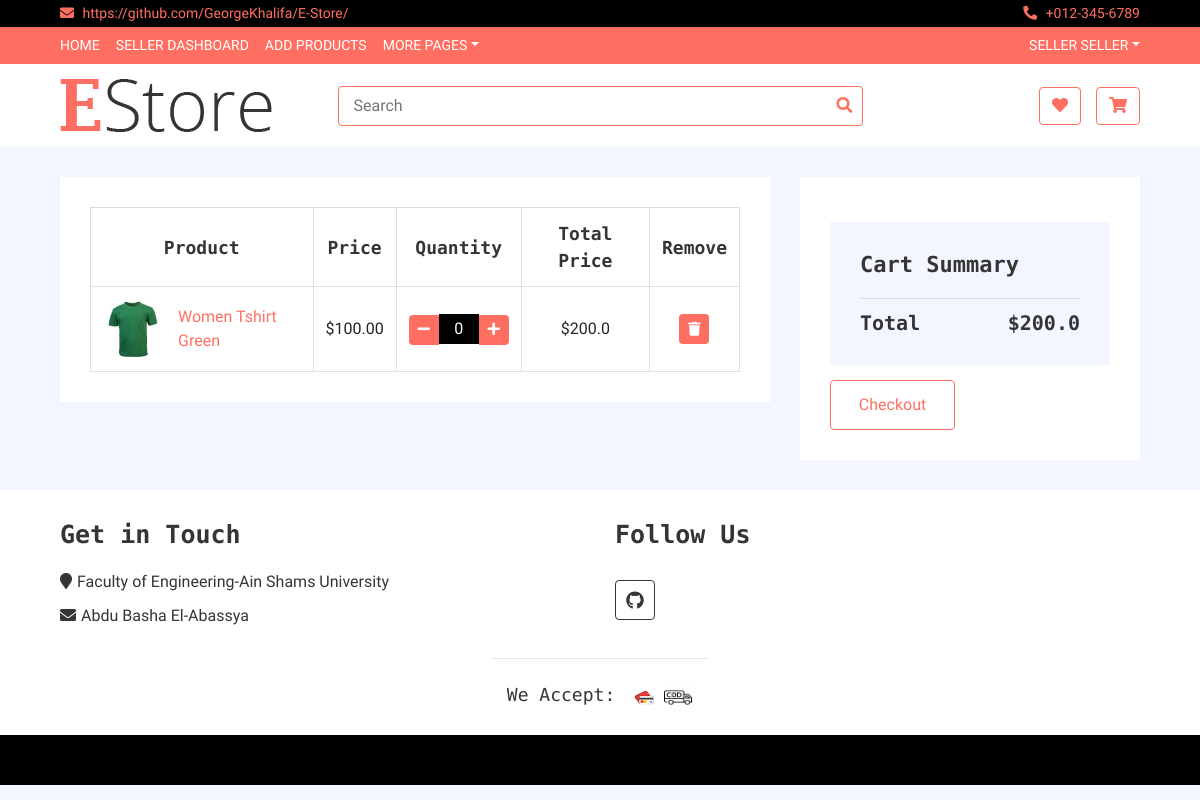
Screenshot of /App1/cart/ (signed in) with the database file from the repository.
### App1/models.py (models this page shows, shortened)
class Product(models.Model):
    id = models.AutoField(primary_key=True)
    seller = models.ForeignKey(to = User,on_delete = models.CASCADE)
    name=models.CharField(max_length=20,default='')
    in_stock = models.PositiveIntegerField()
    currency =  models.CharField(default='$',choices=currency_choices,max_length=20)
    size = models.CharField(default='S',choices=size_choices,max_length=20)
    price = models.DecimalField(max_length = 13, decimal_places = 2, max_digits = 10) #product_price
    picture = models.ImageField(upload_to = 'product_picture/', default = 'null.png')
    main_category= models.CharField(default='Men',choices=main_category_choices,max_length=20)
    secondary_category=  models.CharField(default='Top',choices=secondary_choices,max_length=20)
    details=models.CharField(default='',max_length=1999)
    views = models.ManyToManyField(User,related_name='view',default=None,blank=True)
    favourites =models.ManyToManyField(User,related_name='favourite',default=None,blank=True)

class CartItem(models.Model):
    user = models.ForeignKey(User, on_delete = models.CASCADE)
    item = models.ForeignKey(Product, on_delete = models.CASCADE)
    quantity = models.PositiveIntegerField(default = 1) #still needed to be less than item.in_stock
    total_item_price = models.FloatField(max_length=6, default = 100.00) #still needed to be default the item price & quantity*item.price
    purchased = models.BooleanField(default = False)
    in_order = models.ForeignKey(Order, on_delete = models.SET_NULL, null=True)

### App1/views.py (the view)
@login_required
def cart_page(request):
    result = C.cart_page_c(request)
    return result

### App1/context_processors.py (called while the page is built)
def add_variable_to_context(request):
    if(request.user.is_authenticated and not request.user.is_superuser):
        actual_user = UserInfo.objects.filter(user = request.user)[0]
        firstname = request.user.first_name
        lastname = request.user.last_name
        if actual_user.BuyerOrSeller == 'seller':
            sellerflag = True
        else:
            sellerflag = False
    else:
        sellerflag = False
        firstname = ""
        lastname = ""
    return {
        'sellerflag': sellerflag, 'firstname': firstname, 'lastname': lastname
    }

### templates/App1/cart_page.html (shortened to what this page needs)
{% extends 'App1/base.html'%}
{% block body_block %}
        <div class="cart-page">
            <div class="container-fluid">
                <div class="row">
                    <div class="col-lg-8">
                        <div class="cart-page-inner">
                            <div class="table-responsive">
                                <table class="table table-bordered">
                                    <thead class="thead-dark">
                                        <tr>
                                            <th>Product</th>
                                            <th>Price</th>
                                            <th>Quantity</th>
                                            <th>Total Price</th>
                                            <th>Remove</th>
                                        </tr>
                                    </thead>
                                    <tbody class="align-middle">
                                    {% for item in cart %}
                                        <tr>
                                            <td>
                                                <div class="img">
                                                    <a href="{%url 'App1:product_details' item.item.id%}"><img src="{{item.item.picture.url}}" alt="Product Image" height=100px width=100px></a>
                                                    <a href="{%url 'App1:product_details' item.item.id%}"><p>{{ item.item.name }}</p></a>
                                                </div>
                                            </td>
                                            <td>{{item.item.currency}}{{ item.item.price }}</td>
                                            <td>
                                                <div class="qty">
                                                    <a href="{%url "App1:update_cart2" item.item.id%}"><button class="btn-minus"><i class="fa fa-minus"></i></button></a>
                                                    <input type="text" value="{{ item.quantity }}">
                                                    <a href="{%url "App1:update_cart" item.item.id%}"><button class="btn-plus"><i class="fa fa-plus"></i></button></a>
                                                </div>
                                            </td>
                                            <td>{{item.item.currency}}{{ item.total_item_price }}</td>
                                            <td><a href="{% url "App1:remove_from_cart" item.id%}"><button><i class="fa fa-trash"></i></button></a></td>
                                        </tr>
                                        {% endfor %}
                                    </tbody>
                                </table>
                            </div>
                        </div>
                    </div>
                    <div class="col-lg-4">
                        <div class="cart-page-inner">
                            <div class="row">
                                <div class="col-md-12">
                                </div>
                                <div class="col-md-12">
                                    <div class="cart-summary">
                                        <div class="cart-content">
                                            <h1>Cart Summary</h1>
                                            <h2>Total<span>${{total_cost}}</span></h2>
                                        </div>
                                        <div class="cart-btn">
                                           <a href="{% url 'App1:checkout'%}"><button>Checkout</button></a>
                                        </div>
                                    </div>
                                </div>
                            </div>
                        </div>
                    </div>
                </div>
            </div>
        </div>
        {% endblock %}

### templates/App1/base.html (shortened to what this page needs)
<!DOCTYPE html>
{% load static %}
<html lang="en" dir="ltr">
  <head>
    <link rel="stylesheet" href="https://cdn.jsdelivr.net/npm/bootstrap@4.5.3/dist/css/bootstrap.min.css">
    <link rel="stylesheet" href="https://use.fontawesome.com/releases/v5.3.1/css/all.css">
            <link rel="stylesheet" href="http://netdna.bootstrapcdn.com/font-awesome/4.2.0/css/font-awesome.min.css">
            <link href="https://stackpath.bootstrapcdn.com/bootstrap/4.4.1/css/bootstrap.min.css" rel="stylesheet">
            <link href="https://cdnjs.cloudflare.com/ajax/libs/font-awesome/5.10.0/css/all.min.css" rel="stylesheet">
            <link href="{% static 'lib/slick/slick.css' %}" rel="stylesheet">
            <link href="{% static 'lib/slick/slick-theme.css' %}" rel="stylesheet">
            <link href="{% static 'css/style.css' %}" rel="stylesheet">
            <link href="{% static 'css/star-rating.css' %}" rel="stylesheet">
  </head>
  <body>
        <div class="top-bar">
            <div class="container-fluid">
                <div class="row">
                    <div class="col-sm-6">
                        <i class="fa fa-envelope"></i>
                        <a href="https://github.com/GeorgeKhalifa/E-Store/"> https://github.com/GeorgeKhalifa/E-Store/</a>
                    </div>
                    <div class="col-sm-6">
                        <i class="fa fa-phone-alt"></i>
                        +012-345-6789
                    </div>
                </div>
            </div>
        </div>
        <div class="nav">
            <div class="container-fluid">
                <nav class="navbar navbar-expand-md bg-dark navbar-dark">
                    <div class="collapse navbar-collapse justify-content-between" id="navbarCollapse">
                        <div class="navbar-nav mr-auto">
                            <a href="{% url 'index' %}" class="nav-item nav-link">Home</a>
                            {% if user.is_authenticated and sellerflag %}
                            <a href="{% url 'App1:product_status'%}" class="nav-item nav-link">Seller Dashboard</a>
                            <a href="{% url 'App1:add_product'%}" class="nav-item nav-link">Add Products</a>
                            {% endif %}
                            <div class="nav-item dropdown">
                                <a href="#" class="nav-link dropdown-toggle" data-toggle="dropdown">More Pages</a>
                            </div>
                        </div>
                        <div class="navbar-nav ml-auto">
                            <div class="nav-item dropdown">
                                  {% if user.is_authenticated %}
                                <a href="#" class="nav-link dropdown-toggle" data-toggle="dropdown">{{firstname}} {{lastname}}</a>
                                {% else %}
                                  <a href="#" class="nav-link dropdown-toggle" data-toggle="dropdown">User Account</a>
                                {% endif %}
                            </div>
                        </div>
                    </div>
                </nav>
            </div>
        </div>
        <div class="bottom-bar">
            <div class="container-fluid">
                <div class="row align-items-center">
                    <div class="col-md-3">
                        <div class="logo">
                            <a href="{%url 'index'%}">
                                <img src= {% static 'img/logo.png' %} alt="Logo">
                            </a>
                        </div>
                    </div>
                    <div class="col-md-6">
                       <form action="{%url 'index'%}">
                        <div class="search">
                            <input type="text" placeholder="Search" name="search">
                            <button><i class="fa fa-search"></i></button>
                        </div>
                        </form>
                    </div>
                    <div class="col-md-3">
                        <div class="user">
                             {% if  request.user.is_authenticated and not sellerflag %}
                            <a href="{% url 'App1:favourite_list'%}" class="btn wishlist">
                                <i class="fa fa-heart"></i>
                                <span></span>
                            </a>
                            <a href="{% url 'App1:cart'%}" class="btn cart">
                                <i class="fa fa-shopping-cart"></i>
                                <span>({{total_number}})</span>
                            </a>
                            {% else %}
                             <a href="{% url 'App1:register'%}" class="btn wishlist">
                                <i class="fa fa-heart"></i>
                            </a>
                            <a href="{% url 'App1:register'%}" class="btn cart">
                                <i class="fa fa-shopping-cart"></i>
                            </a>
                            {% endif %}
                        </div>
                    </div>
                </div>
            </div>
        </div>
      {% block body_block %}
      {% endblock %}
 <div class="footer">
            <div class="container-fluid">
                <div class="row">
                    <div class="col-lg-6 col-md-6">
                        <div class="footer-widget">
                            <h2>Get in Touch</h2>
                            <div class="contact-info">
                                <p><i class="fa fa-map-marker"></i>Faculty of Engineering-Ain Shams University</p>
                                <p><i class="fa fa-envelope"></i>Abdu Basha El-Abassya</p>
                            </div>
                        </div>
                    </div>
                    <div class="col-lg-6 col-md-6">
                        <div class="footer-widget">
                            <h2>Follow Us</h2>
                            <div class="contact-info">
                                <div class="social">
                                    <a href="https://github.com/GeorgeKhalifa/E-Store/"><i class="fab fa-github"></i></a>
                                </div>
                            </div>
                        </div>
                    </div>
                <div class="row payment align-items-center">
                    <div class="col-md-12">
                        <div class="payment-method">
                            <h2 style="text-align:center">We Accept:</h2>
                            <img src={% static 'img/creditcard.png' %} alt="Payment Method" height=30px width=30px />
                            <img src={% static 'img/cod.png' %} alt="Payment Method" height=30px width=30px />
                        </div>
                    </div>
                        </div>
                    </div>
                </div>
            </div>
        <div class="footer-bottom">
        </div>
  </body>
</html>

### rows the page displays
Product: item.picture (picture), item.name "Women Tshirt Green", item.currency "$", item.price "100.00", item.currency "$"
CartItem: total_item_price "200.0"

### other values shown
{{ firstname }} "SELLER"
{{ lastname }} "SELLER"
{{ total_cost }} "200.0"
